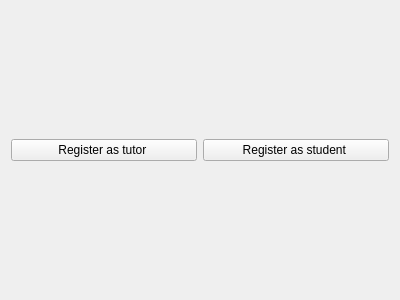
<?xml version="1.0" encoding="UTF-8"?>
<ui version="4.0">
 <class>RegistrationForm</class>
 <widget class="QWidget" name="RegistrationForm">
  <property name="geometry">
   <rect>
    <x>0</x>
    <y>0</y>
    <width>400</width>
    <height>300</height>
   </rect>
  </property>
  <property name="windowTitle">
   <string>Form</string>
  </property>
  <layout class="QGridLayout" name="gridLayout_2">
   <item row="0" column="0">
    <widget class="QPushButton" name="pushButton">
     <property name="text">
      <string>Register as tutor </string>
     </property>
    </widget>
   </item>
   <item row="0" column="1">
    <widget class="QPushButton" name="pushButton_2">
     <property name="text">
      <string>Register as student </string>
     </property>
    </widget>
   </item>
  </layout>
 </widget>
 <resources/>
 <connections/>
</ui>
